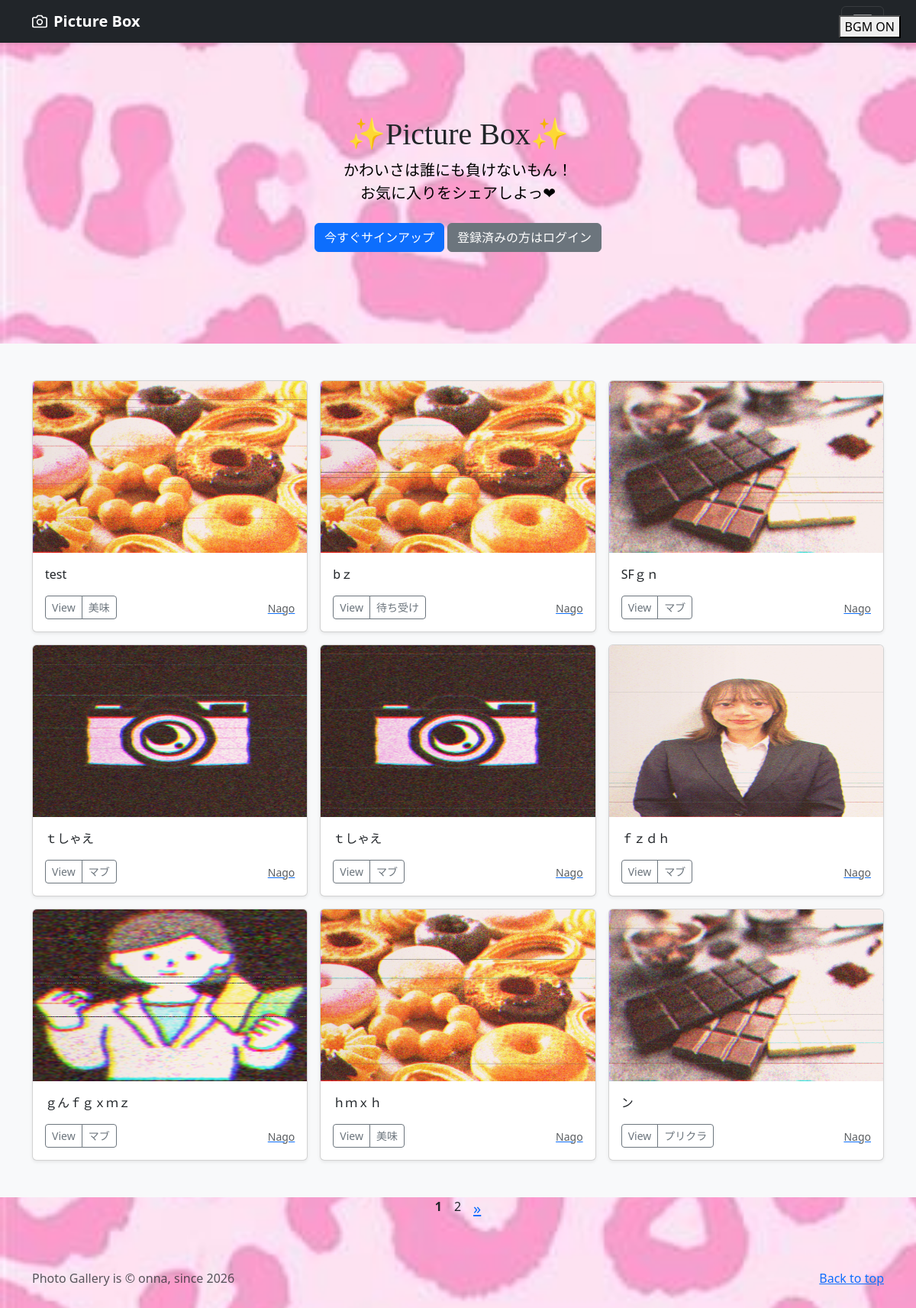
The page / on the database its author committed.
### photo/models.py (models this page shows, shortened)
class PhotoPost(models.Model):
    user = models.ForeignKey(
        customUser,
        verbose_name='ユーザー',
        on_delete=models.CASCADE
        )
    category = models.ForeignKey(
        Category,
        verbose_name='カテゴリ',
        on_delete=models.PROTECT
        )
    title = models.CharField(
        verbose_name='タイトル', # フィールドのタイトル
        max_length=200 # 最大文字数は200
        )
    comment = models.TextField(
        verbose_name='コメント', # フィールドのタイトル
        )
    image1 = models.ImageField(
        verbose_name='イメージ1', # フィールドのタイトル
        upload_to = 'photos' # MEDIA_ROOT以下のphotosにファイルを保存
        )
    image2 = models.ImageField(
        verbose_name='イメージ2', # フィールドのタイトル
        upload_to = 'photos', # MEDIA_ROOT以下のphotosにファイルを保存
        blank=True, # フィールド値の設定は必須ではない
        null=True # データベースにnullが保存されることを許容
        )
    posted_at = models.DateTimeField(
        verbose_name='投稿日時', # フィールドのタイトル
        auto_now_add=True # 日時を自動追加
        )

class Category(models.Model):
    title = models.CharField(
        verbose_name='カテゴリ', # フィールドのタイトル
        max_length=20)

### accounts/models.py (models this page shows)
class customUser(AbstractUser):
    pass

### photo/views.py (the view)
# urls.py: path('', views.IndexView.as_view(), name='index'),
class IndexView(ListView):
    template_name = 'index.html'
    queryset = PhotoPost.objects.order_by('-posted_at')
    paginate_by = 9

### photo/templates/index.html (shortened to what this page needs)
{% extends 'base.html' %}
  {% block contents %}
  {% include "photos_title.html" %}
  {% include "photos_list.html" %}
  {% include "pagination.html" %}
  {% endblock %}

### photo/templates/photos_list.html
  <div class="album py-5 bg-light">
    <div class="container">
      <div class="row row-cols-1 row-cols-sm-2 row-cols-md-3 g-3">
        {% for record in object_list %}
        <div class="col">
          <div class="card shadow-sm">
            <img src="{{ record.image1.url }}" class="bd-placeholder-img card-img-top" width="100%" height="225" xmlns="http://www.w3.org/2000/svg" role="img" aria-label="Placeholder: Thumbnail" preserveAspectRatio="xMidYMid slice" focusable="false"></img>
            <div class="card-body">
              <p class="card-text">
                {{record.title}}
              </p>
              <div class="d-flex justify-content-between align-items-center">
                <div class="btn-group">
                  <button type="button" class="btn btn-sm btn-outline-secondary"
                    onclick=";location.href='{% url 'photo:photo_detail' record.pk %}'">View</button>
                  <button type="button" class="btn btn-sm btn-outline-secondary"
                    onclick="location.href='{% url 'photo:photos_マブ' category=record.category.id %}'">{{record.category.title}}</button>
                </div>
                <a href="{% url 'photo:user_list' user=record.user.id %}">
                  <small class="text-muted">{{record.user.username}}</small>
                </a>
              </div>
            </div>
          </div>
        </div>
        {% endfor %}
      </div>
    </div>
  </div>

### photo/templates/base.html (style rules this page uses)
body { background-image: url("/static/bg.jpg"); background-size: cover; background-repeat: no-repeat; }
.bd-placeholder-img { font-size: 1.125rem; text-anchor: middle; -webkit-user-select: none; -moz-user-select: none; user-select: none; }

### rows shown on the page
PhotoPost: image1 (picture), title "test", category "美味", user.username "Nago"
PhotoPost: image1 (picture), title "bｚ", category "待ち受け", user.username "Nago"
PhotoPost: image1 (picture), title "SFｇｎ", category "マブ", user.username "Nago"
PhotoPost: image1 (picture), title "ｔしゃえ", category "マブ", user.username "Nago"
PhotoPost: image1 (picture), title "ｔしゃえ", category "マブ", user.username "Nago"
PhotoPost: image1 (picture), title "ｆｚｄｈ", category "マブ", user.username "Nago"
PhotoPost: image1 (picture), title "ｇんｆｇｘｍｚ", category "マブ", user.username "Nago"
PhotoPost: image1 (picture), title "ｈｍｘｈ", category "美味", user.username "Nago"
PhotoPost: image1 (picture), title "ン", category "プリクラ", user.username "Nago"

### other values the page prints
{{ num }} "1"
{{ num }} "2"
